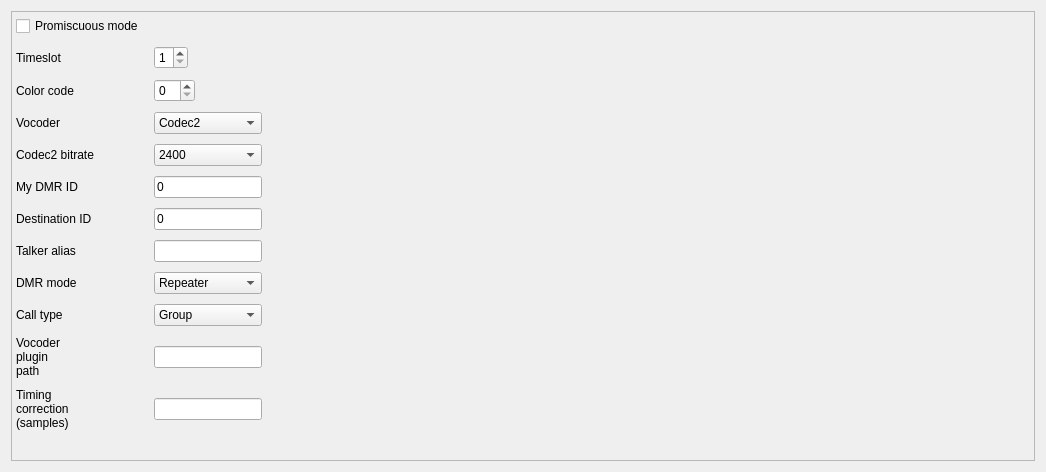
            <widget class="QWidget" name="tab_8">
             <attribute name="title">
              <string>DMR settings</string>
             </attribute>
             <layout class="QVBoxLayout" name="verticalLayout_11">
              <item>
               <widget class="QFrame" name="gridFrame_3">
                <property name="sizePolicy">
                 <sizepolicy hsizetype="MinimumExpanding" vsizetype="MinimumExpanding">
                  <horstretch>0</horstretch>
                  <verstretch>0</verstretch>
                 </sizepolicy>
                </property>
                <property name="minimumSize">
                 <size>
                  <width>1024</width>
                  <height>330</height>
                 </size>
                </property>
                <property name="maximumSize">
                 <size>
                  <width>16777215</width>
                  <height>450</height>
                 </size>
                </property>
                <property name="styleSheet">
                 <string notr="true">font: 9pt &quot;Sans Serif&quot;;</string>
                </property>
                <property name="frameShape">
                 <enum>QFrame::StyledPanel</enum>
                </property>
                <property name="frameShadow">
                 <enum>QFrame::Raised</enum>
                </property>
                <layout class="QGridLayout" name="gridLayout_20">
                 <property name="sizeConstraint">
                  <enum>QLayout::SetDefaultConstraint</enum>
                 </property>
                 <property name="leftMargin">
                  <number>4</number>
                 </property>
                 <property name="topMargin">
                  <number>4</number>
                 </property>
                 <property name="rightMargin">
                  <number>4</number>
                 </property>
                 <property name="bottomMargin">
                  <number>4</number>
                 </property>
                 <property name="spacing">
                  <number>10</number>
                 </property>
                 <item row="13" column="1">
                  <widget class="QComboBox" name="comboBoxDMRCallType">
                   <item>
                    <property name="text">
                     <string>Group</string>
                    </property>
                   </item>
                   <item>
                    <property name="text">
                     <string>Private</string>
                    </property>
                   </item>
                  </widget>
                 </item>
                 <item row="10" column="0">
                  <widget class="QLabel" name="label_74">
                   <property name="text">
                    <string>Destination ID</string>
                   </property>
                  </widget>
                 </item>
                 <item row="11" column="1">
                  <widget class="QLineEdit" name="lineEditDMRTalkerAlias">
                   <property name="sizePolicy">
                    <sizepolicy hsizetype="Fixed" vsizetype="Fixed">
                     <horstretch>0</horstretch>
                     <verstretch>0</verstretch>
                    </sizepolicy>
                   </property>
                  </widget>
                 </item>
                 <item row="11" column="0">
                  <widget class="QLabel" name="label_82">
                   <property name="text">
                    <string>Talker alias</string>
                   </property>
                  </widget>
                 </item>
                 <item row="12" column="1">
                  <widget class="QComboBox" name="comboBoxDMRMode">
                   <property name="maxCount">
                    <number>5</number>
                   </property>
                   <item>
                    <property name="text">
                     <string>Repeater</string>
                    </property>
                   </item>
                   <item>
                    <property name="text">
                     <string>DMO</string>
                    </property>
                   </item>
                   <item>
                    <property name="text">
                     <string>Trunked</string>
                    </property>
                   </item>
                  </widget>
                 </item>
                 <item row="3" column="3">
                  <spacer name="horizontalSpacer_25">
                   <property name="orientation">
                    <enum>Qt::Horizontal</enum>
                   </property>
                   <property name="sizeHint" stdset="0">
                    <size>
                     <width>40</width>
                     <height>20</height>
                    </size>
                   </property>
                  </spacer>
                 </item>
                 <item row="9" column="0">
                  <widget class="QLabel" name="label_76">
                   <property name="text">
                    <string>My DMR ID</string>
                   </property>
                  </widget>
                 </item>
                 <item row="13" column="0">
                  <widget class="QLabel" name="label_83">
                   <property name="text">
                    <string>Call type</string>
                   </property>
                  </widget>
                 </item>
                 <item row="3" column="1">
                  <widget class="QSpinBox" name="spinBoxDMRTimeslot">
                   <property name="sizePolicy">
                    <sizepolicy hsizetype="Fixed" vsizetype="Fixed">
                     <horstretch>0</horstretch>
                     <verstretch>0</verstretch>
                    </sizepolicy>
                   </property>
                   <property name="minimum">
                    <number>1</number>
                   </property>
                   <property name="maximum">
                    <number>2</number>
                   </property>
                  </widget>
                 </item>
                 <item row="14" column="0">
                  <widget class="QLabel" name="label_79">
                   <property name="text">
                    <string>Vocoder 
plugin 
path</string>
                   </property>
                  </widget>
                 </item>
                 <item row="7" column="0">
                  <widget class="QLabel" name="label_77">
                   <property name="text">
                    <string>Vocoder</string>
                   </property>
                  </widget>
                 </item>
                 <item row="4" column="1">
                  <widget class="QSpinBox" name="spinBoxDMRColorCode">
                   <property name="sizePolicy">
                    <sizepolicy hsizetype="Fixed" vsizetype="Fixed">
                     <horstretch>0</horstretch>
                     <verstretch>0</verstretch>
                    </sizepolicy>
                   </property>
                   <property name="maximum">
                    <number>15</number>
                   </property>
                  </widget>
                 </item>
                 <item row="15" column="1">
                  <widget class="QLineEdit" name="lineEditDMRTimingCorrection">
                   <property name="sizePolicy">
                    <sizepolicy hsizetype="Fixed" vsizetype="Fixed">
                     <horstretch>0</horstretch>
                     <verstretch>0</verstretch>
                    </sizepolicy>
                   </property>
                  </widget>
                 </item>
                 <item row="4" column="0">
                  <widget class="QLabel" name="label_80">
                   <property name="text">
                    <string>Color code</string>
                   </property>
                  </widget>
                 </item>
                 <item row="9" column="1">
                  <widget class="QLineEdit" name="lineEditDMRSourceID">
                   <property name="sizePolicy">
                    <sizepolicy hsizetype="Fixed" vsizetype="Fixed">
                     <horstretch>0</horstretch>
                     <verstretch>0</verstretch>
                    </sizepolicy>
                   </property>
                   <property name="text">
                    <string>0</string>
                   </property>
                  </widget>
                 </item>
                 <item row="2" column="0">
                  <widget class="QCheckBox" name="checkBoxDMRPromiscuousMode">
                   <property name="text">
                    <string>Promiscuous mode</string>
                   </property>
                  </widget>
                 </item>
                 <item row="7" column="1">
                  <widget class="QComboBox" name="comboBoxDMRVocoder">
                   <item>
                    <property name="text">
                     <string>Codec2</string>
                    </property>
                   </item>
                   <item>
                    <property name="text">
                     <string>Plugin</string>
                    </property>
                   </item>
                  </widget>
                 </item>
                 <item row="15" column="0">
                  <widget class="QLabel" name="label_81">
                   <property name="text">
                    <string>Timing 
correction
(samples)</string>
                   </property>
                  </widget>
                 </item>
                 <item row="14" column="1">
                  <widget class="QLineEdit" name="lineEditVocoderPluginPath">
                   <property name="sizePolicy">
                    <sizepolicy hsizetype="Fixed" vsizetype="Fixed">
                     <horstretch>0</horstretch>
                     <verstretch>0</verstretch>
                    </sizepolicy>
                   </property>
                  </widget>
                 </item>
                 <item row="10" column="1">
                  <widget class="QLineEdit" name="lineEditDMRDestinationID">
                   <property name="sizePolicy">
                    <sizepolicy hsizetype="Fixed" vsizetype="Fixed">
                     <horstretch>0</horstretch>
                     <verstretch>0</verstretch>
                    </sizepolicy>
                   </property>
                   <property name="inputMask">
                    <string notr="true"/>
                   </property>
                   <property name="text">
                    <string notr="true">0</string>
                   </property>
                   <property name="maxLength">
                    <number>7</number>
                   </property>
                  </widget>
                 </item>
                 <item row="12" column="0">
                  <widget class="QLabel" name="label_78">
                   <property name="text">
                    <string>DMR mode</string>
                   </property>
                  </widget>
                 </item>
                 <item row="16" column="0">
                  <spacer name="verticalSpacer_5">
                   <property name="orientation">
                    <enum>Qt::Vertical</enum>
                   </property>
                   <property name="sizeHint" stdset="0">
                    <size>
                     <width>20</width>
                     <height>40</height>
                    </size>
                   </property>
                  </spacer>
                 </item>
                 <item row="3" column="0">
                  <widget class="QLabel" name="label_75">
                   <property name="text">
                    <string>Timeslot</string>
                   </property>
                  </widget>
                 </item>
                 <item row="8" column="0">
                  <widget class="QLabel" name="label_84">
                   <property name="text">
                    <string>Codec2 bitrate</string>
                   </property>
                  </widget>
                 </item>
                 <item row="8" column="1">
                  <widget class="QComboBox" name="comboBoxDMRCodec2Bitrate">
                   <item>
                    <property name="text">
                     <string>2400</string>
                    </property>
                   </item>
                   <item>
                    <property name="text">
                     <string>3200</string>
                    </property>
                   </item>
                  </widget>
                 </item>
                </layout>
               </widget>
              </item>
             </layout>
            </widget>
